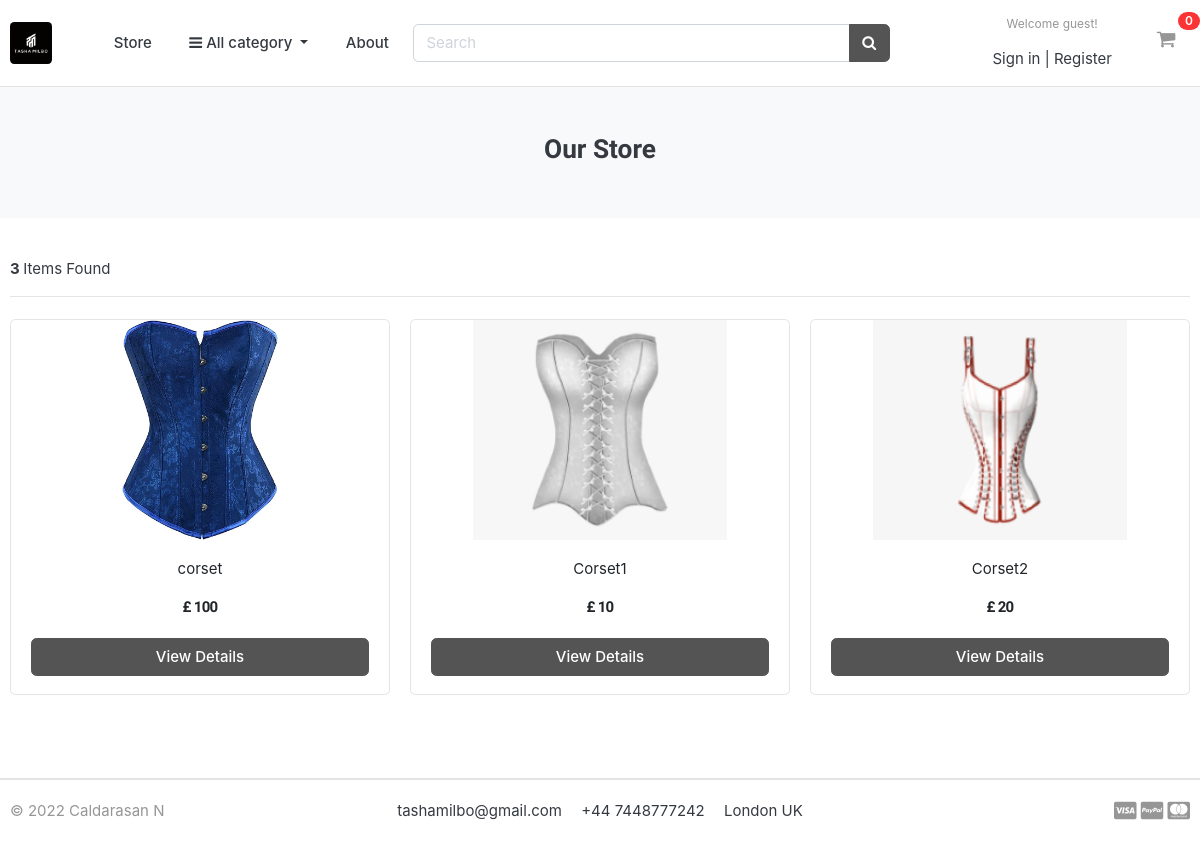
The page /store/category/corset/ on the database as committed earlier.
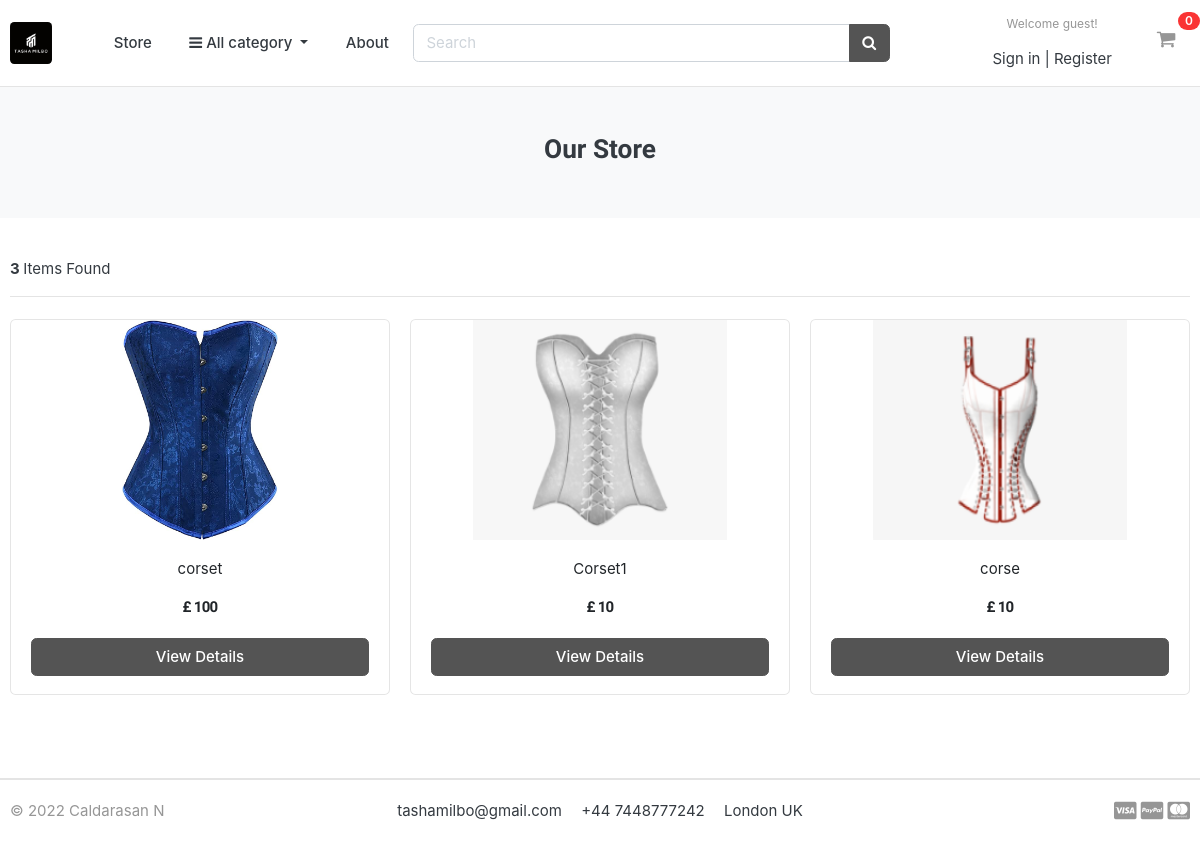
The same page on the database as committed later.
### store/models.py (models this page shows, shortened)
class Product(models.Model):
    product_name = models.CharField(max_length=200, unique=True)
    slug = models.SlugField(max_length=200, unique=True)
    description = models.TextField(max_length=500, blank=True)
    price = models.IntegerField()
    images = models.ImageField(upload_to='photos/products')
    stock = models.IntegerField()
    is_available = models.BooleanField(default=True)
    category = models.ForeignKey(Category, on_delete=models.CASCADE)
    created_date = models.DateTimeField(auto_now_add=True)
    modified_date = models.DateTimeField(auto_now=True)
    def get_url(self):
        return reverse('product_detail', args=[self.category.slug, self.slug])

### store/views.py (the view)
# urls.py: path('', views.store, name='store'),
def store(request, category_slug=None):
    categories = None
    products = None
    if category_slug != None:
        categories = get_object_or_404(Category, slug=category_slug)
        products = Product.objects.filter(category=categories, is_available=True)
        paginator = Paginator(products, 6)
        page = request.GET.get('page')
        paged_products = paginator.get_page(page)
        product_count = products.count()
    else:
        products = Product.objects.all().filter(is_available=True).order_by('id')
        paginator = Paginator(products, 3)
        page = request.GET.get('page')
        paged_products = paginator.get_page(page)
        product_count = products.count()
    context = {
        'products': paged_products,
        'product_count': product_count,
    }
    return render(request, 'store/store.html', context)

### carts/context_processors.py (called while the page is built)
def counter(request):
    cart_count = 0
    if 'admin' in request.path:
        return {}
    else:
        try:
            cart = Cart.objects.filter(cart_id=_cart_id(request))
            if request.user.is_authenticated:
                cart_items = CartItem.objects.all().filter(user=request.user)
            else:
                cart_items = CartItem.objects.all().filter(cart=cart[:1])
            for cart_item in cart_items:
                cart_count += cart_item.quantity
        except Cart.DoesNotExist:
            cart_count = 0
    return dict(cart_count=cart_count)

### carts/views.py (called while the page is built)
def _cart_id(request):
    cart = request.session.session_key
    if not cart:
        cart = request.session.create()
    return cart

### category/context_processors.py (called while the page is built)
def menu_links(request):
    links = Category.objects.all()
    return dict(links=links)

### category/models.py (called while the page is built)
    def get_url(self):
        return reverse('products_by_category', args=[self.slug])

### templates/store/store.html (shortened to what this page needs)
{% extends 'base.html' %}
{% load static %}
{% block content %}
<section class="section-pagetop bg">
    <div class="container">
        {% if 'search' in request.path %}
            <h3 class="text-center">Search Result</h3>
          {% else %}
          <h3 class="text-center">Our Store</h3>
        {% endif %}
    </div>
    </section>
<section class="section-content padding-y">
    <div class="container">
    <div class="row">
        <main class="col-md-12">
        <header class="border-bottom mb-4 pb-3">
            <div class="form-inline">
                <span class="mr-md-auto"> <b> {{product_count}} </b>Items Found</span>
            </div>
        </header>
    <div class="row">
        {% if products %}
        {% for product in products %}
        <div class="col-md-4">
            <figure class="card card-product-grid">
                <div class="img-wrap">
                   <a href="{{product.get_url}}"> <img src="{{product.images.url}}"> </a>
                </div>
                <figcaption class="info-wrap">
                    <div class="fix-height">
                        <a href="{{ product.get_url }}" class="title">{{product.product_name}}</a>
                        <div class="price-wrap mt-2 text-center">
                            <span class="price">£ {{product.price}} </span>
                        </div>
                    </div>
                    <a href="{{ product.get_url }}" class="btn btn-block btn-secondary">View Details </a>
                </figcaption>
            </figure>
        </div>
        {% endfor %}
        {% else %}
        <div>
            <h2>No result found, Please try again.</h2>
        </div>
        {% endif %}
    </div>
        </main>
    </div>
    </div>
    </section>
{% endblock %}

Rows that differ between the two databases and show on the page:
removed Product: images (picture), product_name "Corset2", price "20"
added Product: images (picture), product_name "corse", price "10"
